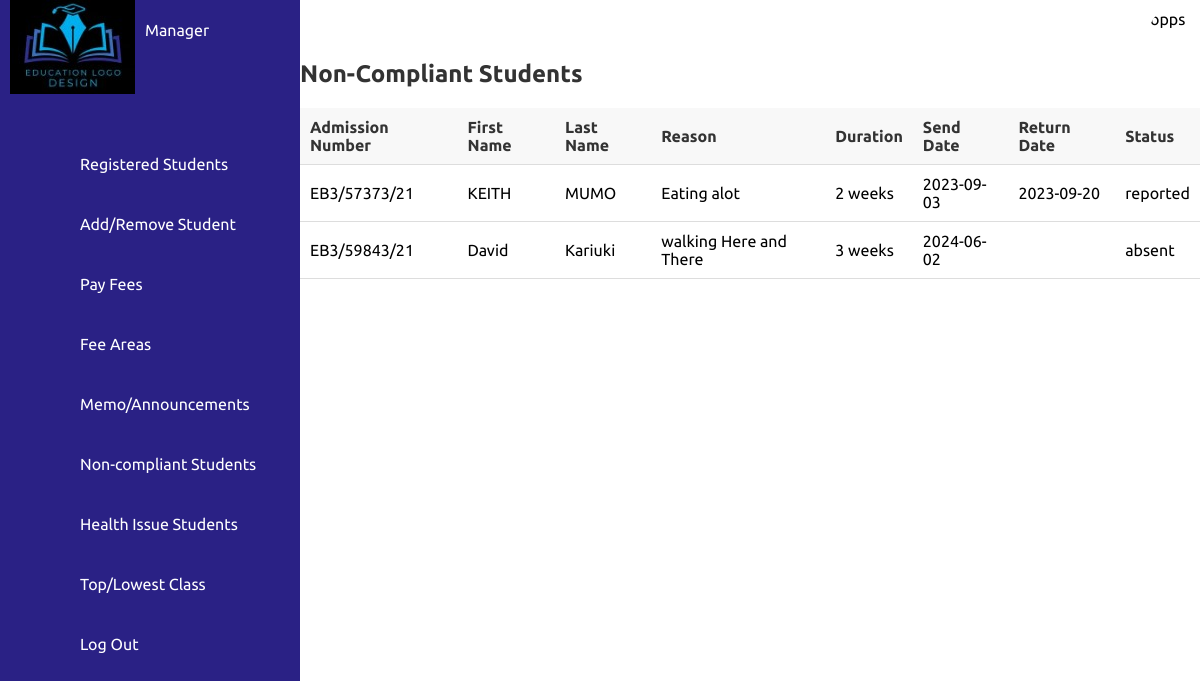
The app's page /non_compliant_students with its own data.
### tables this page shows
CREATE TABLE non_compliant(
            admission_no TEXT,
            send_date TIMESTAMP,
            return_date TIMESTAMP,
            duration TEXT,
            reason TEXT,
            status TEXT,
            FOREIGN KEY (admission_no) REFERENCES students (admission_no)
        );

CREATE TABLE students(
             admission_no TEXT PRIMARY KEY,
             first_name TEXT,
             middle_name TEXT,
             last_name TEXT,
             gender TEXT,
             AGE INTEGER
             
        );

### app2.py (the view)
@app.route('/non_compliant_students')
def non_compliant_students():
    students = database.non_compliant_students()
    return render_template('non_compliant_students.html', students=students)

### database.py (called while the page is built)
def non_compliant_students():
    with sqlite3.connect('student.db') as conn:
        cursor = conn.cursor()
        cursor.execute('''
        SELECT students.admission_no, students.first_name, students.last_name, non_compliant.reason,non_compliant.duration,non_compliant.send_date,non_compliant.return_date,non_compliant.status
            FROM students
            INNER JOIN non_compliant ON students.admission_no = non_compliant.admission_no
        ''')
        result = cursor.fetchall()
        return result

### templates/non_compliant_students.html (shortened to what this page needs)
{% extends "manager.html" %}
{% block content %}
    <h2>Non-Compliant Students</h2>
    <table>
        <tr>
            <th>Admission Number</th>
            <th>First Name</th>
            <th>Last Name</th>
            <th>Reason</th>
            <th>Duration</th>
            <th>Send Date</th>
            <th>Return Date</th>
            <th>Status</th>
        </tr>
        {% for student in students %}
        <tr>
            <td>{{ student[0] }}</td>
            <td>{{ student[1] }}</td>
            <td>{{ student[2] }}</td>
            <td>{{ student[3] }}</td>
            <td>{{ student[4] }}</td>
            <td>{{ student[5] }}</td>
            <td>{{ student[6] }}</td>
            <td>{{ student[7] }}</td>
        </tr>
        {% endfor %}
    </table>
{% endblock %}

### static/css/style.css (style rules this page uses)
* { font-family: "Ubuntu", sans-serif; margin: 0; padding: 0; box-sizing: border-box; }
:root { --blue: #2a2185; --white: #fff; --gray:#f5f5f5; --black1:#222; --black2:#999; }
body { min-height: 100vh; overflow-x: hidden; }

### templates/non_compliant_students.html (style rules this page uses)
table { width: 100%; border-collapse: collapse; margin-top: 20px; }
th, td { padding: 10px; text-align: left; border-bottom: 1px solid #ddd; }
th { background-color: #f8f8f8; color: #333; }
h2 { color: #333; }

### records on screen
non_compliant: admission_no "EB3/57373/21", first_name "KEITH", last_name "MUMO", reason "Eating alot", duration "2 weeks", send_date "2023-09-03", return_date "2023-09-20", status "reported"
non_compliant: admission_no "EB3/59843/21", first_name "David", last_name "Kariuki", reason "walking Here and There", duration "3 weeks", send_date "2024-06-02", status "absent"
